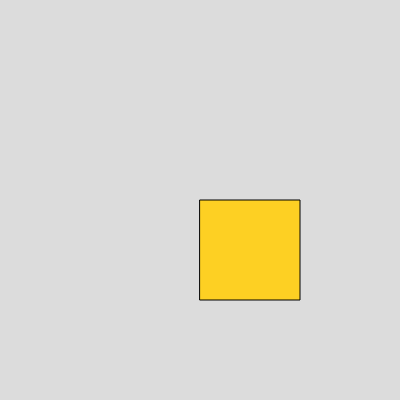
Frame 1 (no input)
Frame 60 (no input): identical to frame 1, image omitted
Frame 120 (the mouse pressed at the canvas centre since frame 60): blank canvas, image omitted

The p5.js sketch that drew this single still picture (run headless with seeded random() and noise() and a simulated clock; from frame 60 on, the mouse is pressed at the canvas centre):

// p5.js sketch
// ── sketch.js
let purple;
let gold;
let x;
let y;
let size;

function setup()
{
  createCanvas(400, 400);
  purple = color('#461D7C');
  gold = color('#FDD023');
  x = width / 2;
  y = height / 2;
}

function draw()
{
  background(220);

  if (mouseIsPressed)
  {
    if (mouseX >= x)
    {
      fill(purple);
      stroke(gold);

      x += mouseX - pmouseX;
      y += mouseY - pmouseY;
    }
  }

  else
  {
    fill(gold);
    stroke(0);
  }

  square(x, y, 100);
}
